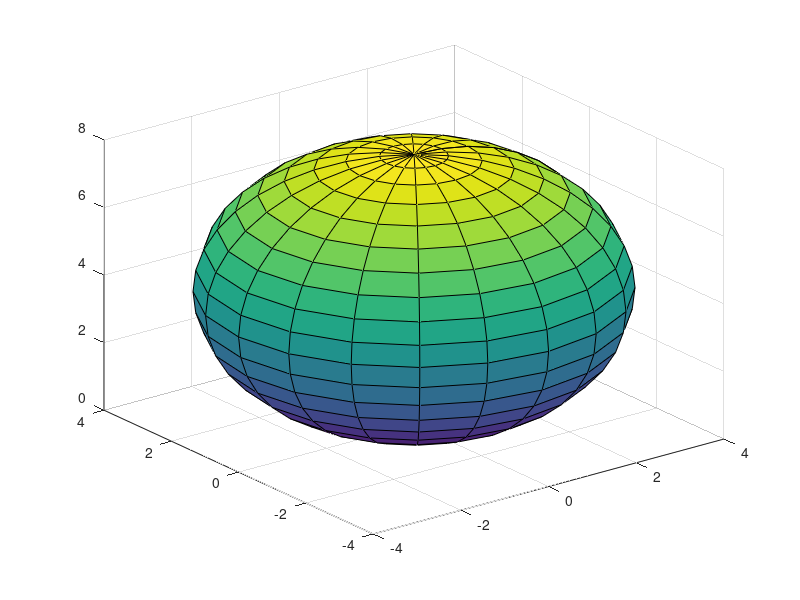

The MATLAB script that drew this image: (Note: this script raises an error after producing the figure.)
function problem = RobotPrimitive(varargin)
params = inputParser;
params.CaseSensitive = false;

params.addParameter('NoiseSigma',0.1,...
    @(x) isscalar(x));
params.addParameter('PlotRobot',true,...
    @(x) islogical(x));

params.parse(varargin{:});

NoiseSigma = params.Results.NoiseSigma;
PlotRobot = params.Results.PlotRobot;


% Generate and visualize a robot primitive
FACEALPHA = 0.3;
EDGEALPHA = 0.3;

% A sphere (the robot's head)
S.type = 'sphere';
S.x = [0;0;4];
S.r = 4;

% Six planes to form a cube
H1.type = 'plane';
H1.x = [0;0;0];
H1.n = [0;0;1];
H2.type = 'plane';
H2.x = [0;0;-15];
H2.n = [0;0;-1];
H3.type = 'plane';
H3.x = [-5;0;-7.5];
H3.n = [-1;0;0];
H4.type = 'plane';
H4.x = [5;0;-7.5];
H4.n = [1;0;0];
H5.type = 'plane';
H5.x = [0;5;-7.5];
H5.n = [0;1;0];
H6.type = 'plane';
H6.x = [0;-5;-7.5];
H6.n = [0;-1;0];

% Two cylinders to form legs
C1.type = 'cylinder';
C1.x = [-2;0;-15];
C1.v = [0;0;-1];
C1.r = 1;
C2.type = 'cylinder';
C2.x = [2;0;-15];
C2.v = [0;0;-1];
C2.r = 1;

% Two cylinders to form arms
C3.type = 'cylinder';
C3.x = [5;0;-5];
C3.v = [1;0;0];
C3.r = 1.0;
C4.type = 'cylinder';
C4.x = [-5;0;-5];
C4.v = [-1;0;0];
C4.r = 1.0;

% Two cones for ears
K1.type = 'cone';
K1.x = [4;0;4];
K1.v = [1;0;0];
K1.theta = atan(0.5);
K2.type = 'cone';
K2.x = [-4;0;4];
K2.v = [-1;0;0];
K2.theta = atan(0.5);

[X,Y,Z] = sphere;
XS = X*S.r + S.x(1);
YS = Y*S.r + S.x(2);
ZS = Z*S.r + S.x(3);
S_surf = surf(XS,YS,ZS);
S_surf.FaceColor = 'red';
S_surf.FaceAlpha = FACEALPHA;
S_surf.EdgeAlpha = EDGEALPHA;
hold on
[X1,Y1,Z1] = meshgrid(-5:0.5:5,-5:0.5:5,0:0);
H1_surf = surf(X1,Y1,Z1);
H1_surf.FaceColor = 'red';
H1_surf.FaceAlpha = FACEALPHA;
H1_surf.EdgeAlpha = EDGEALPHA;
hold on
[X2,Y2,Z2] = meshgrid(-5:0.5:5,-5:0.5:5,-15:-15);
H2_surf = surf(X2,Y2,Z2);
H2_surf.FaceColor = 'red';
H2_surf.FaceAlpha = FACEALPHA;
H2_surf.EdgeAlpha = EDGEALPHA;
hold on
[Y3,Z3,X3] = meshgrid(-5:0.5:5,-15:0.5:0,-5:-5);
H3_surf = surf(X3,Y3,Z3);
H3_surf.FaceColor = 'red';
H3_surf.FaceAlpha = FACEALPHA;
H3_surf.EdgeAlpha = EDGEALPHA;
hold on
[Y4,Z4,X4] = meshgrid(-5:0.5:5,-15:0.5:0,5:5);
H4_surf = surf(X4,Y4,Z4);
H4_surf.FaceColor = 'red';
H4_surf.FaceAlpha = FACEALPHA;
H4_surf.EdgeAlpha = EDGEALPHA;
hold on
[X5,Z5,Y5] = meshgrid(-5:0.5:5,-15:0.5:0,5:5);
H5_surf = surf(X5,Y5,Z5);
H5_surf.FaceColor = 'red';
H5_surf.FaceAlpha = FACEALPHA;
H5_surf.EdgeAlpha = EDGEALPHA;
hold on
[X6,Z6,Y6] = meshgrid(-5:0.5:5,-15:0.5:0,-5:-5);
H6_surf = surf(X6,Y6,Z6);
H6_surf.FaceColor = 'red';
H6_surf.FaceAlpha = FACEALPHA;
H6_surf.EdgeAlpha = EDGEALPHA;
hold on
[XC1,YC1,ZC1] = cylinder;
ZC1 = -5*ZC1;
XC1 = XC1 + C1.x(1);
YC1 = YC1 + C1.x(2);
ZC1 = ZC1 + C1.x(3);
C1_surf = surf(XC1,YC1,ZC1);
C1_surf.FaceColor = 'red';
C1_surf.FaceAlpha = FACEALPHA;
C1_surf.EdgeAlpha = EDGEALPHA;
hold on
[XC2,YC2,ZC2] = cylinder;
ZC2 = -5*ZC2;
XC2 = XC2 + C2.x(1);
YC2 = YC2 + C2.x(2);
ZC2 = ZC2 + C2.x(3);
C2_surf = surf(XC2,YC2,ZC2);
C2_surf.FaceColor = 'red';
C2_surf.FaceAlpha = FACEALPHA;
C2_surf.EdgeAlpha = EDGEALPHA;
hold on

[ZC3,YC3,XC3] = cylinder;
XC3 = 5*XC3;
XC3 = XC3 + C3.x(1);
YC3 = YC3 + C3.x(2);
ZC3 = ZC3 + C3.x(3);
C3_surf = surf(XC3,YC3,ZC3);
C3_surf.FaceColor = 'red';
C3_surf.FaceAlpha = FACEALPHA;
C3_surf.EdgeAlpha = EDGEALPHA;
hold on

[ZC4,YC4,XC4] = cylinder;
XC4 = -5*XC4;
XC4 = XC4 + C4.x(1);
YC4 = YC4 + C4.x(2);
ZC4 = ZC4 + C4.x(3);
C4_surf = surf(XC4,YC4,ZC4);
C4_surf.FaceColor = 'red';
C4_surf.FaceAlpha = FACEALPHA;
C4_surf.EdgeAlpha = EDGEALPHA;
hold on

r = linspace(0,2,10);
th = linspace(0,2*pi,20);
[R,T] = meshgrid(r,th);
YK1 = R.*cos(T);
ZK1 = R.*sin(T);
XK1 = 2*R;
XK1 = XK1 + K1.x(1);
YK1 = YK1 + K1.x(2);
ZK1 = ZK1 + K1.x(3);
K1_surf = surf(XK1,YK1,ZK1);
K1_surf.FaceColor = 'red';
K1_surf.FaceAlpha = FACEALPHA;
K1_surf.EdgeAlpha = EDGEALPHA;
hold on

YK2 = R.*cos(T);
ZK2 = R.*sin(T);
XK2 = -2*R;
XK2 = XK2 + K2.x(1);
YK2 = YK2 + K2.x(2);
ZK2 = ZK2 + K2.x(3);
K2_surf = surf(XK2,YK2,ZK2);
K2_surf.FaceColor = 'red';
K2_surf.FaceAlpha = FACEALPHA;
K2_surf.EdgeAlpha = EDGEALPHA;
axis equal



PrimitiveModel = {S,H1,H2,H3,H4,H5,H6,C1,C2,C3,C4,K1,K2};
S_surf = S; S_surf.surf = {XS,YS,ZS};
H1_surf = H1; H1_surf.surf = {X1,Y1,Z1};
H2_surf = H2; H2_surf.surf = {X2,Y2,Z2};
H3_surf = H3; H3_surf.surf = {X3,Y3,Z3};
H4_surf = H4; H4_surf.surf = {X4,Y4,Z4};
H5_surf = H5; H5_surf.surf = {X5,Y5,Z5};
H6_surf = H6; H6_surf.surf = {X6,Y6,Z6};
C1_surf = C1; C1_surf.surf = {XC1,YC1,ZC1};
C2_surf = C2; C2_surf.surf = {XC2,YC2,ZC2};
C3_surf = C3; C3_surf.surf = {XC3,YC3,ZC3};
C4_surf = C4; C4_surf.surf = {XC4,YC4,ZC4};
K1_surf = K1; K1_surf.surf = {XK1,YK1,ZK1};
K2_surf = K2; K2_surf.surf = {XK2,YK2,ZK2};
PrimitiveSurfs = {S_surf,H1_surf,H2_surf,H3_surf,H4_surf,H5_surf,H6_surf,...
    C1_surf,C2_surf,C3_surf,C4_surf,K1_surf,K2_surf};

problem.PrimitiveModel = PrimitiveModel;
problem.PrimitiveSurfs = PrimitiveSurfs;

% Random sample points and generate correspondences
% sample the sphere
S_ns = 20;
S_samples = randn(3,S_ns);
S_samples = S.r * S_samples ./ (sum(S_samples.^2,1).^(0.5));
S_samples = S_samples + S.x;
% cloud for visualization
S_ns_cloud = 400;
S_cloud_samples = randn(3,S_ns_cloud);
S_cloud_samples = S.r * S_cloud_samples ./ (sum(S_cloud_samples.^2,1).^(0.5));
S_cloud_samples = S_cloud_samples + S.x;

% sample the first plane
H1_ns = 10;
H1_samples = rand(2,H1_ns);
H1_samples = H1_samples .* [10;10] + [-5;-5];
H1_samples = [H1_samples;zeros(1,H1_ns)];
% cloud for vis
H1_ns_cloud = 200;
H1_cloud_samples = rand(2,H1_ns_cloud);
H1_cloud_samples = H1_cloud_samples .* [10;10] + [-5;-5];
H1_cloud_samples = [H1_cloud_samples;zeros(1,H1_ns_cloud)];


% sample the second plane
H2_ns = 10;
H2_samples = rand(2,H2_ns);
H2_samples = H2_samples .* [10;10] + [-5;-5];
H2_samples = [H2_samples;-15*ones(1,H2_ns)];
% cloud for vis
H2_ns_cloud = 200;
H2_cloud_samples = rand(2,H2_ns_cloud);
H2_cloud_samples = H2_cloud_samples .* [10;10] + [-5;-5];
H2_cloud_samples = [H2_cloud_samples;-15*ones(1,H2_ns_cloud)];

% sample the third plane
H3_ns = 10;
H3_samples = rand(2,H3_ns);
H3_samples = H3_samples .* [10;15] + [-5;-7.5];
H3_samples = [zeros(1,H3_ns);H3_samples];
H3_samples = H3_samples + H3.x;
% cloud for vis
H3_ns_cloud = 200;
H3_cloud_samples = rand(2,H3_ns_cloud);
H3_cloud_samples = H3_cloud_samples .* [10;15] + [-5;-7.5];
H3_cloud_samples = [zeros(1,H3_ns_cloud);H3_cloud_samples];
H3_cloud_samples = H3_cloud_samples + H3.x;

% sample the fourth plane
H4_ns = 10;
H4_samples = rand(2,H4_ns);
H4_samples = H4_samples .* [10;15] + [-5;-7.5];
H4_samples = [zeros(1,H4_ns);H4_samples];
H4_samples = H4_samples + H4.x;
% cloud for vis
H4_ns_cloud = 200;
H4_cloud_samples = rand(2,H4_ns_cloud);
H4_cloud_samples = H4_cloud_samples .* [10;15] + [-5;-7.5];
H4_cloud_samples = [zeros(1,H4_ns_cloud);H4_cloud_samples];
H4_cloud_samples = H4_cloud_samples + H4.x;

% sample the fifth plane
H5_ns = 5;
H5_samples = rand(2,H5_ns);
H5_samples = H5_samples .* [10;15] + [-5;-7.5];
H5_samples = [H5_samples(1,:);zeros(1,H5_ns);H5_samples(2,:)];
H5_samples = H5_samples + H5.x;
% cloud for vis
H5_ns_cloud = 200;
H5_cloud_samples = rand(2,H5_ns_cloud);
H5_cloud_samples = H5_cloud_samples .* [10;15] + [-5;-7.5];
H5_cloud_samples = [H5_cloud_samples(1,:);zeros(1,H5_ns_cloud);H5_cloud_samples(2,:)];
H5_cloud_samples = H5_cloud_samples + H5.x;

% sample the sixth plane
H6_ns = 5;
H6_samples = rand(2,H6_ns);
H6_samples = H6_samples .* [10;15] + [-5;-7.5];
H6_samples = [H6_samples(1,:);zeros(1,H6_ns);H6_samples(2,:)];
H6_samples = H6_samples + H6.x;
% cloud for vis
H6_ns_cloud = 200;
H6_cloud_samples = rand(2,H6_ns_cloud);
H6_cloud_samples = H6_cloud_samples .* [10;15] + [-5;-7.5];
H6_cloud_samples = [H6_cloud_samples(1,:);zeros(1,H6_ns_cloud);H6_cloud_samples(2,:)];
H6_cloud_samples = H6_cloud_samples + H6.x;

% sample C1
C1_ns = 5;
th = rand(1,C1_ns) * 2*pi;
C1_samples = [cos(th);sin(th);-5*rand(1,C1_ns)];
C1_samples = C1_samples + C1.x;
% cloud for vis
C1_ns_cloud = 100;
th = rand(1,C1_ns_cloud) * 2*pi;
C1_cloud_samples = [cos(th);sin(th);-5*rand(1,C1_ns_cloud)];
C1_cloud_samples = C1_cloud_samples + C1.x;

% sample C2
C2_ns = 5;
th = rand(1,C2_ns) * 2*pi;
C2_samples = [cos(th);sin(th);-5*rand(1,C2_ns)];
C2_samples = C2_samples + C2.x;
% cloud for vis
C2_ns_cloud = 100;
th = rand(1,C2_ns_cloud) * 2*pi;
C2_cloud_samples = [cos(th);sin(th);-5*rand(1,C2_ns_cloud)];
C2_cloud_samples = C2_cloud_samples + C2.x;

% sample C3
C3_ns = 5;
th = rand(1,C3_ns) * 2*pi;
C3_samples = [5*rand(1,C3_ns);cos(th);sin(th)];
C3_samples = C3_samples + C3.x;
% cloud for vis
C3_ns_cloud = 100;
th = rand(1,C3_ns_cloud) * 2*pi;
C3_cloud_samples = [5*rand(1,C3_ns_cloud);cos(th);sin(th)];
C3_cloud_samples = C3_cloud_samples + C3.x;

% sample C4
C4_ns = 5;
th = rand(1,C4_ns) * 2*pi;
C4_samples = [-5*rand(1,C4_ns);cos(th);sin(th)];
C4_samples = C4_samples + C4.x;
% cloud for vis
C4_ns_cloud = 100;
th = rand(1,C4_ns_cloud) * 2*pi;
C4_cloud_samples = [-5*rand(1,C4_ns_cloud);cos(th);sin(th)];
C4_cloud_samples = C4_cloud_samples + C4.x;

% sample K1
K1_ns = 5;
th = rand(1,K1_ns) * 2*pi;
height = 4*rand(1,K1_ns);
K1_samples = [height;height*0.5.*cos(th);height*0.5.*sin(th)];
K1_samples = K1_samples + K1.x;
% cloud for vis
K1_ns_cloud = 200;
th = rand(1,K1_ns_cloud) * 2*pi;
height = 4*rand(1,K1_ns_cloud);
K1_cloud_samples = [height;height*0.5.*cos(th);height*0.5.*sin(th)];
K1_cloud_samples = K1_cloud_samples + K1.x;

% sample K2
K2_ns = 5;
th = rand(1,K2_ns) * 2*pi;
height = 4*rand(1,K2_ns);
K2_samples = [-height;height*0.5.*cos(th);height*0.5.*sin(th)];
K2_samples = K2_samples + K2.x;
% cloud for vis
K2_ns_cloud = 200;
th = rand(1,K2_ns_cloud) * 2*pi;
height = 4*rand(1,K2_ns_cloud);
K2_cloud_samples = [-height;height*0.5.*cos(th);height*0.5.*sin(th)];
K2_cloud_samples = K2_cloud_samples + K2.x;

% build up keypoint correspondences
scene = [S_samples(:,1),...
     H1_samples(:,1),...
     H3_samples(:,1),...
     H5_samples(:,1),...
     C1_samples(:,1),...
     K1_samples(:,1),...
     S_samples(:,2:end),...
     H1_samples(:,2:end),...
     H3_samples(:,2:end),...
     H5_samples(:,2:end),...
     H2_samples,...
     H4_samples,...
     H6_samples,...
     C1_samples(:,2:end),...
     C2_samples,...
     C3_samples,...
     C4_samples,...
     K1_samples(:,2:end),...
     K2_samples];
 
primitives = {S,H1,H3,H5,C1,K1};
for i = 2:S_ns
    primitives{end+1} = S;
end
for i = 2:H1_ns
    primitives{end+1} = H1;
end
for i = 2:H3_ns
    primitives{end+1} = H3;
end
for i = 2:H5_ns
    primitives{end+1} = H5;
end
for i = 1:H2_ns
    primitives{end+1} = H2;
end
for i = 1:H4_ns
    primitives{end+1} = H4;
end
for i = 1:H6_ns
    primitives{end+1} = H6;
end
for i = 2:C1_ns
    primitives{end+1} = C1;
end
for i = 1:C2_ns
    primitives{end+1} = C2;
end
for i = 1:C3_ns
    primitives{end+1} = C3;
end
for i = 1:C4_ns
    primitives{end+1} = C4;
end
for i = 2:K1_ns
    primitives{end+1} = K1;
end
for i = 1:K2_ns
    primitives{end+1} = K2;
end

assert(length(primitives)==size(scene,2),'number of points not match number of primitives.');

% build up the cloud
cloud = [S_cloud_samples,...
         H1_cloud_samples,...
         H2_cloud_samples,...
         H3_cloud_samples,...
         H4_cloud_samples,...
         H5_cloud_samples,...
         H6_cloud_samples,...
         C1_cloud_samples,...
         C2_cloud_samples,...
         C3_cloud_samples,...
         C4_cloud_samples,...
         K1_cloud_samples,...
         K2_cloud_samples];

R = rand_rotation;

R = rand_rotation;
t = randn(3,1);
t = t/norm(t);
t = 20*rand*t;
% NoiseSigma = NoiseSigma;
fprintf('Noise: %g.\n',NoiseSigma);
scene = R*scene + t + NoiseSigma*randn(3,length(primitives));
cloud = R*cloud + t + NoiseSigma*randn(3,size(cloud,2));

R_gt = R';
t_gt = -R'*t;

hold on
scatter3(scene(1,:),scene(2,:),scene(3,:),10,'blue','filled');
hold on
scatter3(cloud(1,:),cloud(2,:),cloud(3,:),4,'magenta','filled');

problem.N = length(primitives);
problem.primitives = primitives;
problem.scene = scene;
problem.R_gt = R_gt;
problem.t_gt = t_gt;
problem.cloud = cloud;
problem.type = 'PrimitiveRegistration';


% Plot the primitive surfaces
% figure;
% for i = 1:length(problem.PrimitiveSurfs)
%     data = problem.PrimitiveSurfs{i}.surf;
%     s = surf(data{1},data{2},data{3});
%     s.FaceColor = 'red';
%     s.FaceAlpha = FACEALPHA;
%     s.EdgeAlpha = EDGEALPHA;
%     hold on
% end
% axis equal

end